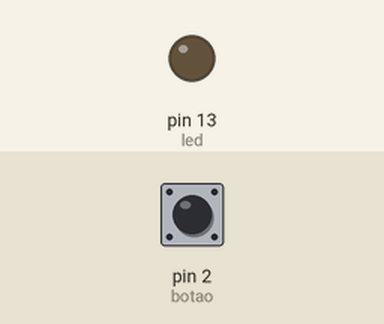
A sketch run on a simulated Arduino Uno, built with avr-gcc and run on an emulated ATmega328P. Shown: output pins drawn as LEDs (lit = HIGH). The inputs (shaded band) are chosen by the test bench; at power-on: pin 2 (botao) LOW.

Above: at 2.8 s.
2.9 s: pin 2 (botao) pulled HIGH for 1.2 s
At 4.2 s:
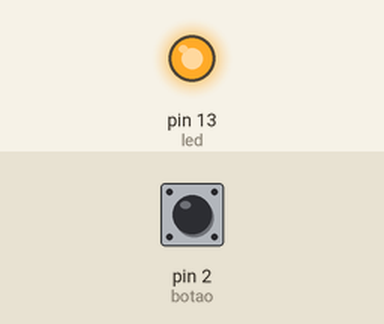
6.5 s: pin 2 (botao) pulled HIGH for 3.2 s
At 10.7 s:
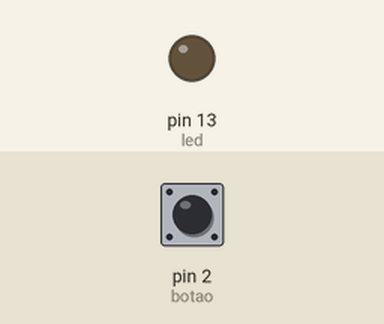
Timing chart, 0 to 12.2 s (numbered marks = the images above; inputs shaded):
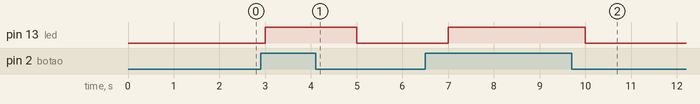

The sketch:

semana2_desafio1.ino
```cpp
#define botao 2
#define led 13
void setup()
{
  pinMode(led, OUTPUT);
}

void loop()
{
  if(digitalRead(botao)== HIGH) {
  digitalWrite(13, HIGH);
  delay(1000);
  }
  else{
  digitalWrite(13, LOW);
  delay(1000);
  }
}
```

Measured:
- after the input at 2.9 s, pin 13 (led): LOW → HIGH after 0.10 s, → LOW 2.0 s later
- after the input at 6.5 s, pin 13 (led): LOW → HIGH after 0.50 s, → LOW 3.0 s later
